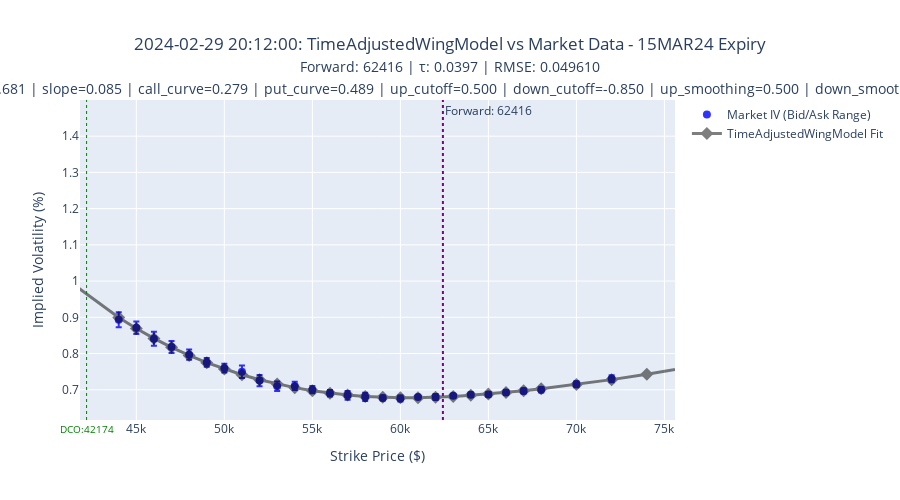

Write notebook code for a chart like this one.
### Code cell
# Create volatility smile plot
fig = go.Figure()

# Add market volatility with bid/ask error bars
fig.add_trace(go.Scatter(
    x=strikes, y=mid_vola, mode='markers', name='Market IV (Bid/Ask Range)',
    marker=dict(color='blue', symbol='circle', size=8),
    error_y=dict(type='data', symmetric=False, array=ask_vola-mid_vola, arrayminus=mid_vola-bid_vola,
                 visible=True, color='blue', thickness=2, width=3),
    opacity=0.8
))

# Add the fitted volatility curve
fig.add_trace(go.Scatter(
    x=extended_strikes, y=fitted_vols, mode='lines+markers',
    name=f'{(model_name:=my_model.__class__.__name__)} Fit',
    line=dict(color='black', width=3, dash='solid'),
    marker=dict(color='black', symbol='diamond', size=10),
    opacity=0.5
))
# Add vertical lines for reference
forward_price = df_option_with_vola_and_greeks['F'][0]    
fig.add_vline(x=forward_price, line=dict(color='purple', dash='dot', width=2), annotation_text=f"Forward: {forward_price:.0f}")

# Add vertical lines for different ranges
strike_ranges = my_model.get_strike_ranges()
print(f"Different ranges on the curve: {strike_ranges}")
fig.add_vline(x=(_price:=strike_ranges['downSmoothing']), line=(line_dict:=dict(color='green', dash='dot', width=1)), 
              annotation_text=f"DSm:{_price:.0f}", annotation_position="bottom", annotation_font=(font_dict:=dict(size=10, color="green")),)
fig.add_vline(x=(_price:=strike_ranges['downCutOff']), line=line_dict,     annotation_text=f"DCO:{_price:.0f}", annotation_position="bottom", annotation_font=font_dict)
fig.add_vline(x=(_price:=strike_ranges['upCutOff']), line=line_dict, annotation_text=f"UCO:{_price:.0f}", annotation_position="bottom", annotation_font=font_dict)
fig.add_vline(x=(_price:=strike_ranges['upSmoothing']), line=line_dict,   annotation_text=f"USm:{_price:.0f}", annotation_position="bottom", annotation_font=font_dict)

param_names = my_optimized_paramter.get_parameter_names()
param_values = my_optimized_paramter.get_fitted_vol_parameter()
param_string = " | ".join([f"{name}={value:.3f}" for name, value in zip(param_names, param_values)])
ts = df_option_with_vola_and_greeks['timestamp'][0]
title = f"{ts}: {model_name} vs Market Data - {my_expiry} Expiry"
fig.update_layout(
    title=dict(
        text=f"{title}<br><span style='font-size:14px'>Forward: {forward_price:.0f} | τ: {time_to_expiry:.4f} | RMSE: {fitter_result.error:.6f}<br> {param_string}</span>",
        x=0.5
    ),
    xaxis_title='Strike Price ($)',
    yaxis_title='Implied Volatility (%)',
    height=500
)
fig.update_xaxes(range=[strikes[0]*0.95, strikes[-1]*1.05])

fig.show()

### Figure 1 — Plotly figure (JSON) as saved in the notebook; plotly's stock layout.template omitted (floating-point values rounded to 4 significant figures)
{"data": [{"error_y": {"array": [0.0207, 0.0175, 0.0193, 0.0165, 0.0141, 0.0121, 0.0124, 0.0174, 0.0153, 0.0134, 0.0114, 0.0101, 0.0091, 0.0123, 0.0114, 0.007, 0.0081, 0.005, 0.0083, 0.0054, 0.0063, 0.0065, 0.0066, 0.0069, 0.0073, 0.0082, 0.0095], "arrayminus": [0.0207, 0.0175, 0.0193, 0.0165, 0.0141, 0.0121, 0.0123, 0.0174, 0.0154, 0.0133, 0.0114, 0.0101, 0.0091, 0.0123, 0.0113, 0.0071, 0.0082, 0.0049, 0.0084, 0.0055, 0.0063, 0.0064, 0.0067, 0.0069, 0.0073, 0.0082, 0.0095], "color": "blue", "symmetric": false, "thickness": 2, "type": "data", "visible": true, "width": 3}, "marker": {"color": "blue", "size": 8, "symbol": "circle"}, "mode": "markers", "name": "Market IV (Bid/Ask Range)", "opacity": 0.8, "type": "scatter", "x": [44000, 45000, 46000, 47000, 48000, 49000, 50000, 51000, 52000, 53000, 54000, 55000, 56000, 57000, 58000, 59000, 60000, 61000, 62000, 63000, 64000, 65000, 66000, 67000, 68000, 70000, 72000], "y": [0.893, 0.8711, 0.8406, 0.8181, 0.7968, 0.7755, 0.7596, 0.7495, 0.7254, 0.7097, 0.7104, 0.7001, 0.6905, 0.6845, 0.6804, 0.6774, 0.676, 0.6797, 0.68, 0.6832, 0.686, 0.687, 0.6926, 0.6966, 0.6999, 0.7152, 0.7305]}, {"line": {"color": "black", "dash": "solid", "width": 3}, "marker": {"color": "black", "size": 10, "symbol": "diamond"}, "mode": "lines+markers", "name": "TimeAdjustedWingModel Fit", "opacity": 0.5, "type": "scatter", "x": [10000, 13400, 16800, 20200, 23600, 27000, 30400, 33800, 37200, 40600, 44000, 45000, 46000, 47000, 48000, 49000, 50000, 51000, 52000, 53000, 54000, 55000, 56000, 57000, 58000, 59000, 60000, 61000, 62000, 63000, 64000, 65000, 66000, 67000, 68000, 70000, 72000, 74000, 76000, 78000, 80000, 82000, 84000, 86000, 88000, 90000, 92000, 94000, 96000, 98000, 100000, 102000, 104000, 106000, 108000, 110000, 112000], "y": [1.438, 1.438, 1.438, 1.438, 1.438, 1.407, 1.339, 1.248, 1.14, 1.021, 0.8995, 0.8692, 0.8418, 0.817, 0.7947, 0.7747, 0.757, 0.7413, 0.7277, 0.7159, 0.7058, 0.6975, 0.6907, 0.6854, 0.6816, 0.6791, 0.6779, 0.678, 0.6792, 0.6815, 0.6847, 0.6884, 0.6926, 0.6974, 0.7026, 0.7144, 0.7279, 0.743, 0.7594, 0.7772, 0.7961, 0.8126, 0.825, 0.8334, 0.8381, 0.8393, 0.8393, 0.8393, 0.8393, 0.8393, 0.8393, 0.8393, 0.8393, 0.8393, 0.8393, 0.8393, 0.8393]}], "layout": {"annotations": [{"showarrow": false, "text": "Forward: 62416", "x": 62416, "xanchor": "left", "xref": "x", "y": 1, "yanchor": "top", "yref": "y domain"}, {"font": {"color": "green", "size": 10}, "showarrow": false, "text": "DSm:23102", "x": 23100.0, "xanchor": "center", "xref": "x", "y": 0, "yanchor": "top", "yref": "y domain"}, {"font": {"color": "green", "size": 10}, "showarrow": false, "text": "DCO:42174", "x": 42170.0, "xanchor": "center", "xref": "x", "y": 0, "yanchor": "top", "yref": "y domain"}, {"font": {"color": "green", "size": 10}, "showarrow": false, "text": "UCO:79764", "x": 79760.0, "xanchor": "center", "xref": "x", "y": 0, "yanchor": "top", "yref": "y domain"}, {"font": {"color": "green", "size": 10}, "showarrow": false, "text": "USm:89755", "x": 89750.0, "xanchor": "center", "xref": "x", "y": 0, "yanchor": "top", "yref": "y domain"}], "height": 500, "shapes": [{"line": {"color": "purple", "dash": "dot", "width": 2}, "type": "line", "x0": 62416, "x1": 62416, "xref": "x", "y0": 0, "y1": 1, "yref": "y domain"}, {"line": {"color": "green", "dash": "dot", "width": 1}, "type": "line", "x0": 23100.0, "x1": 23100.0, "xref": "x", "y0": 0, "y1": 1, "yref": "y domain"}, {"line": {"color": "green", "dash": "dot", "width": 1}, "type": "line", "x0": 42170.0, "x1": 42170.0, "xref": "x", "y0": 0, "y1": 1, "yref": "y domain"}, {"line": {"color": "green", "dash": "dot", "width": 1}, "type": "line", "x0": 79760.0, "x1": 79760.0, "xref": "x", "y0": 0, "y1": 1, "yref": "y domain"}, {"line": {"color": "green", "dash": "dot", "width": 1}, "type": "line", "x0": 89750.0, "x1": 89750.0, "xref": "x", "y0": 0, "y1": 1, "yref": "y domain"}], "title": {"text": "2024-02-29 20:12:00: TimeAdjustedWingModel vs Market Data - 15MAR24 Expiry<br><span style='font-size:14px'>Forward: 62416 | τ: 0.0397 | RMSE: 0.049610<br> atm_vol=0.681 | slope=0.085 | call_curve=0.279 | put_curve=0.489 | up_cutoff=0.500 | down_cutoff=-0.850 | up_smoothing=0.500 | down_smoothing=1.500</span>", "x": 0.5}, "xaxis": {"range": [41800, 75600], "title": {"text": "Strike Price ($)"}}, "yaxis": {"title": {"text": "Implied Volatility (%)"}}}}
